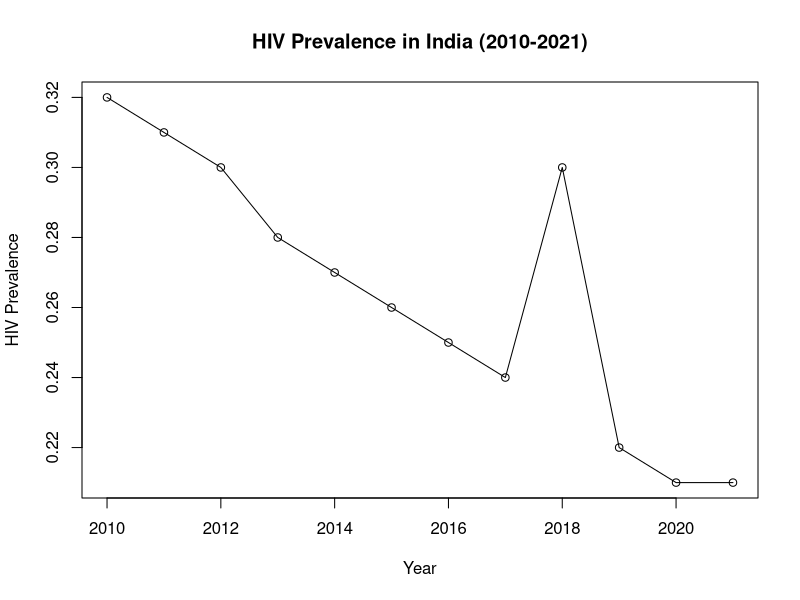

Reproduce this figure in R. (Note: this script raises an error after producing the figure.)
# Load necessary libraries
library(forecast)

# Given data
hiv_prevalence <- c(0.32, 0.31, 0.3, 0.28, 0.27, 0.26, 0.25, 0.24, 0.3, 0.22, 0.21, 0.21)
years <- seq(2010, 2021)

# Plot the data
plot(years, hiv_prevalence, type = "o", xlab = "Year", ylab = "HIV Prevalence", main = "HIV Prevalence in India (2010-2021)")
# Check for stationarity
adf.test(hiv_prevalence)
# Load necessary library for ADF test
library(urca)

# ADF test for stationarity
adf_test_result <- ur.df(hiv_prevalence, type = "none", selectlags = "AIC")
print(adf_test_result)
# Difference the data
diff_hiv_prevalence <- diff(hiv_prevalence)

# Plot differenced data
plot(years[-1], diff_hiv_prevalence, type = "o", xlab = "Year", ylab = "Differenced HIV Prevalence", main = "Differenced HIV Prevalence in India (2011-2021)")
# ACF and PACF plots
acf(diff_hiv_prevalence)
pacf(diff_hiv_prevalence)
tsdiag(arima_model)
# Fit ARIMA model
arima_model <- auto.arima(hiv_prevalence)
# Forecasting the next 10 years
forecast_result <- forecast(arima_model, h = 10)
summary(arima_model)
# Print the forecasted values
print(forecast_result)
# Plotting the forecasted values
plot(forecast_result, main = "Forecast of PLHIV in India",
     xlab = "Year", ylab = "PLHIV")

